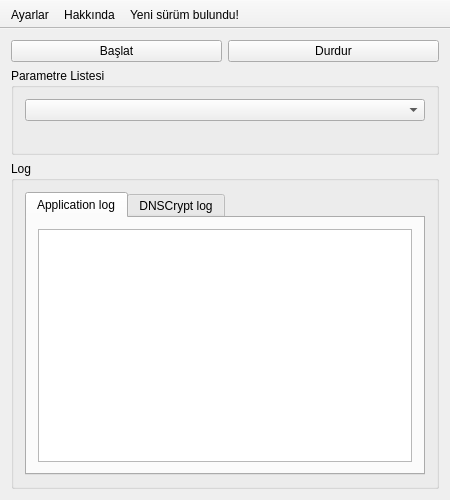
<?xml version="1.0" encoding="UTF-8"?>
<ui version="4.0">
 <class>MainWindow</class>
 <widget class="QMainWindow" name="MainWindow">
  <property name="geometry">
   <rect>
    <x>0</x>
    <y>0</y>
    <width>450</width>
    <height>500</height>
   </rect>
  </property>
  <property name="windowTitle">
   <string>MainWindow</string>
  </property>
  <property name="windowIcon">
   <iconset resource="res.qrc">
    <normaloff>:/images/images/icon.ico</normaloff>:/images/images/icon.ico</iconset>
  </property>
  <widget class="QWidget" name="centralWidget">
   <layout class="QVBoxLayout" name="verticalLayout_2">
    <item>
     <layout class="QHBoxLayout" name="horizontalLayout">
      <item>
       <widget class="QPushButton" name="btnStart">
        <property name="text">
         <string>Başlat</string>
        </property>
       </widget>
      </item>
      <item>
       <widget class="QPushButton" name="btnStop">
        <property name="text">
         <string>Durdur</string>
        </property>
       </widget>
      </item>
     </layout>
    </item>
    <item>
     <widget class="QGroupBox" name="groupBox_2">
      <property name="title">
       <string>Parametre Listesi</string>
      </property>
      <layout class="QVBoxLayout" name="verticalLayout_3">
       <item>
        <widget class="QComboBox" name="comboParametre"/>
       </item>
       <item>
        <widget class="QLabel" name="labelParameters">
         <property name="text">
          <string/>
         </property>
         <property name="textFormat">
          <enum>Qt::PlainText</enum>
         </property>
         <property name="alignment">
          <set>Qt::AlignLeading|Qt::AlignLeft|Qt::AlignVCenter</set>
         </property>
        </widget>
       </item>
      </layout>
     </widget>
    </item>
    <item>
     <widget class="QGroupBox" name="groupBox">
      <property name="title">
       <string>Log</string>
      </property>
      <layout class="QVBoxLayout" name="verticalLayout">
       <item>
        <widget class="QTabWidget" name="tabWidget">
         <property name="currentIndex">
          <number>0</number>
         </property>
         <widget class="QWidget" name="tab">
          <attribute name="title">
           <string>Application log</string>
          </attribute>
          <layout class="QGridLayout" name="gridLayout">
           <item row="0" column="0">
            <widget class="QListWidget" name="listWidget">
             <property name="contextMenuPolicy">
              <enum>Qt::ActionsContextMenu</enum>
             </property>
             <property name="alternatingRowColors">
              <bool>true</bool>
             </property>
             <property name="wordWrap">
              <bool>true</bool>
             </property>
            </widget>
           </item>
          </layout>
         </widget>
         <widget class="QWidget" name="tab_2">
          <attribute name="title">
           <string>DNSCrypt log</string>
          </attribute>
          <layout class="QGridLayout" name="gridLayout_2">
           <item row="0" column="0">
            <widget class="QListWidget" name="listWidget_2">
             <property name="contextMenuPolicy">
              <enum>Qt::ActionsContextMenu</enum>
             </property>
             <property name="alternatingRowColors">
              <bool>true</bool>
             </property>
             <property name="wordWrap">
              <bool>true</bool>
             </property>
            </widget>
           </item>
          </layout>
         </widget>
        </widget>
       </item>
      </layout>
     </widget>
    </item>
   </layout>
  </widget>
  <widget class="QToolBar" name="mainToolBar">
   <property name="movable">
    <bool>false</bool>
   </property>
   <property name="toolButtonStyle">
    <enum>Qt::ToolButtonTextBesideIcon</enum>
   </property>
   <attribute name="toolBarArea">
    <enum>TopToolBarArea</enum>
   </attribute>
   <attribute name="toolBarBreak">
    <bool>false</bool>
   </attribute>
   <addaction name="actionAyarlar"/>
   <addaction name="actionAbout"/>
   <addaction name="actionUpdate"/>
  </widget>
  <action name="actionAyarlar">
   <property name="icon">
    <iconset resource="res.qrc">
     <normaloff>:/images/images/256-256-setings-configuration.png</normaloff>:/images/images/256-256-setings-configuration.png</iconset>
   </property>
   <property name="text">
    <string>Ayarlar</string>
   </property>
   <property name="visible">
    <bool>true</bool>
   </property>
  </action>
  <action name="actionAbout">
   <property name="icon">
    <iconset>
     <normalon>:/images/images/info-button.png</normalon>
    </iconset>
   </property>
   <property name="text">
    <string>Hakkında</string>
   </property>
   <property name="toolTip">
    <string>Hakkında</string>
   </property>
  </action>
  <action name="actionUpdate">
   <property name="icon">
    <iconset resource="res.qrc">
     <normaloff>:/images/images/download-2-icon.png</normaloff>
     <normalon>:/images/images/info-button.png</normalon>:/images/images/download-2-icon.png</iconset>
   </property>
   <property name="text">
    <string>Yeni sürüm bulundu!</string>
   </property>
   <property name="visible">
    <bool>true</bool>
   </property>
  </action>
 </widget>
 <layoutdefault spacing="6" margin="11"/>
 <resources>
  <include location="res.qrc"/>
 </resources>
 <connections/>
</ui>
